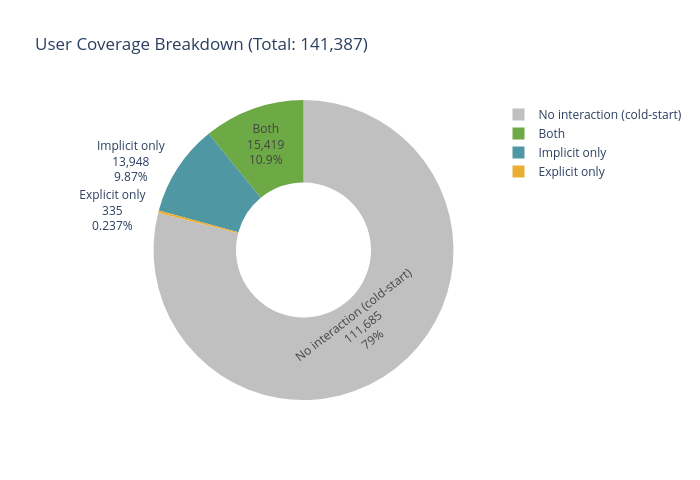

The notebook cell this image was saved under:
### Markdown cell above
## 2. User Coverage & Cold-Start

Here we analyze the proportion of users present in both the `implicit` and `explicit` datasets. Notice that a large chunk of users (around 79%) have absolutely no interactions (cold-start users). This is a major challenge for building our recommendation model.

### Code cell
total_users    = len(users)
imp_users      = implicit["user_id"].nunique()
exp_users      = explicit["user_id"].nunique()
overlap_users  = len(set(implicit["user_id"]) & set(explicit["user_id"]))

labels  = ["Implicit only", "Explicit only", "Both", "No interaction (cold-start)"]
values  = [
    imp_users - overlap_users,
    exp_users - overlap_users,
    overlap_users,
    total_users - imp_users - exp_users + overlap_users,
]

fig = go.Figure(go.Pie(
    labels=labels, values=values,
    hole=0.45,
    marker_colors=["#4f98a3", "#e8af34", "#6daa45", "#c0c0c0"],
    textinfo="label+percent+value",
    textfont_size=12,
))
fig.update_layout(
    title="User Coverage Breakdown (Total: {:,})".format(total_users),
    width=700, height=480,
    showlegend=True,
)
fig.show()
print(f"Cold-start users: {values[3]:,} ({values[3]/total_users*100:.1f}%)")
print(f"Overlap (both):   {overlap_users:,}")

### Figure 1 — Plotly figure (JSON) as saved in the notebook; plotly's stock layout.template omitted (floating-point values rounded to 4 significant figures)
{"data": [{"hole": 0.45, "labels": ["Implicit only", "Explicit only", "Both", "No interaction (cold-start)"], "marker": {"colors": ["#4f98a3", "#e8af34", "#6daa45", "#c0c0c0"]}, "textfont": {"size": 12}, "textinfo": "label+percent+value", "type": "pie", "values": [13948, 335, 15419, 111685]}], "layout": {"height": 480, "showlegend": true, "title": {"text": "User Coverage Breakdown (Total: 141,387)"}, "width": 700}}
